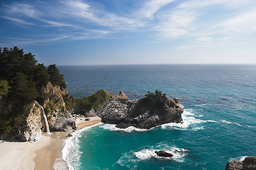
#> input picture Images/river.png, 256 x 170 px, shrunk from 512 x 341 before the run, found by its file name
$ python seam.py
#> lines starting #> are read from the running program, lines starting #| are printed output that depends on the picture
#> in main, img is the input picture: shape (170, 256, 3); mean B, G, R 148.7, 136.8, 113.6

#---------importing the necessary libraries---------------
import sys
import cv2
import numpy as np
import numba
import matplotlib.pyplot as plt
from scipy.ndimage.filters import convolve
from scipy import ndimage as ndi
from numba import jit


"""
def find_energy_of_pixels(img):
    filter_du = np.array([
        [1.0, 2.0, 1.0],
        [0.0, 0.0, 0.0],
        [-1.0, -2.0, -1.0],
    ])
    # This converts it from a 2D filter to a 3D filter, replicating the same
    # filter for each channel: R, G, B
    filter_du = np.stack([filter_du] * 3, axis=2)

    filter_dv = np.array([
        [1.0, 0.0, -1.0],
        [2.0, 0.0, -2.0],
        [1.0, 0.0, -1.0],
    ])
    # This converts it from a 2D filter to a 3D filter, replicating the same
    # filter for each channel: R, G, B
    filter_dv = np.stack([filter_dv] * 3, axis=2)

    img = img.astype('float32')
    convolved = np.absolute(convolve(img, filter_du)) + np.absolute(convolve(img, filter_dv))

    # We sum the energies in the red, green, and blue channels
    energy_map = convolved.sum(axis=2)
    img = energy_map.astype(np.uint8)
    cv2.imshow('energy ap', img)
    return energy_map
"""


#------calculate the energy of all the pixels of the image-----------
def find_energy_of_pixels(im):
    row, col, channel = im.shape
    xgrad = ndi.convolve1d(im, np.array([1, 0, -1]), axis=1, mode='wrap')
    ygrad = ndi.convolve1d(im, np.array([1, 0, -1]), axis=0, mode='wrap')
    #grad_mag = np.absolute(np.sum(xgrad, axis=2) + np.sum(ygrad, axis=2))
    grad_mag = np.sqrt(np.sum(xgrad**2, axis=2) + np.sum(ygrad**2, axis=2))
    img = grad_mag.astype(np.uint8)
    img = cv2.cvtColor(img,cv2.COLOR_GRAY2RGB)
    #cv2.imshow('grad',img)
    #plt.imshow(img)            ## for displaying the energy function
    #plt.show()
    return grad_mag

#------finding the minimum cummulative energy path from top to bottom------------
@numba.jit
def find_minimum_seam(img):
    row, col, channel = img.shape
    energy = find_energy_of_pixels(img)
    CME = np.copy(energy)
    backtrack = np.zeros_like(CME, dtype=int)       # backtrack for getting the seam from top to bottom or left to right
    for i in range(1,row):
        for j in range(0,col):
            if j==0:
                index = np.argmin(CME[i-1,j:j+2])
                backtrack[i,j] = j+index
                min_energy = CME[i,j+index]
            else:
                index = np.argmin(CME[i-1,j-1:j+2])
                backtrack[i,j] = j-1+index
                min_energy = CME[i,j-1+index]
            CME[i,j] += min_energy;
    return CME, backtrack


#------removing a single column pixels from the image with minimum energy-----------
@numba.jit
def remove_single_column(img,image=None):
    row, col, channel = img.shape
    CME, backtrack = find_minimum_seam(img)
    mask = np.ones((row,col), dtype = bool)
    j = np.argmin(CME[-1])
    img = show_seam(img,backtrack,j)
    if(image is not None):
        cv2.imshow(image,img)
    for i in reversed(range(row)):
        mask[i,j] = False
        j = backtrack[i,j]
    mask = np.stack([mask] * 3, axis=2)
    img = img[mask].reshape((row,col-1,3))
    return img

#-----------iterating for removing k columns from the given image---------------
# [12 lines left out: functions remove_columns, remove_single_row, not called in this run]


def show_seam(img,backtrack,j):
    row,col,channel = img.shape
    for i in reversed(range(row)):
        img[i][j][0] = 0
        img[i][j][1] = 0
        img[i][j][2] = 255
        j = backtrack[i,j]
    return img

def show_seam_add(img,seam_index):
    row,col,channel = img.shape
    for i in range(row):
        j = seam_index[i]
        img[i][j][0] = 0
        img[i][j][1] = 0
        img[i][j][2] = 255
    return img

@numba.jit
def add_single_column(img,seam_index):
    row,col,channel = img.shape
    ref_img = np.copy(img)
    output_img = np.zeros((row,col+1,3))
    seam_index.reverse()
    for i in range(row):
        j = seam_index[i]
        for k in range(3):
            if j==0:
                avg_energy = np.average(ref_img[i,j:j+2,k])
                output_img[i,j,k] = ref_img[i,j,k]
                output_img[i,j+1,k] = avg_energy
                output_img[i,j+2:,k] = ref_img[i,j+1:,k]
            else:
                avg_energy = np.average(ref_img[i,j-1:j+1,k])
                output_img[i,:j,k] = ref_img[i,:j,k]
                output_img[i,j,k] = avg_energy
                output_img[i,j+1:,k] = ref_img[i,j:,k]
    output_img = output_img.astype(np.uint8)
    show_seam_add(output_img,seam_index)
    #cv2.imshow('output image',output_img)
    return output_img

def add_columns(img,k):
#> called with k = 30
    ref_img = np.copy(img)
    final_img = np.copy(img)
    row,col,channel = img.shape
#> row = 256; col = 170; channel = 3
    all_seam_indexes = []
    for i in range(k):
        CME, backtrack = find_minimum_seam(ref_img)
        j = np.argmin(CME[-1])
        seam_index = form_seam_index(backtrack,j,row)
        all_seam_indexes.append(seam_index)
        ref_img = remove_single_column(ref_img,'ref_images')
#> this loop made 30 passes
#> pass 1, in find_energy_of_pixels, `ygrad = ndi.convolve1d(im, np.array([1, 0, -1]), axis=0, mode='wrap')`:
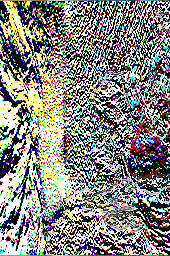
#> ygrad: shape (256, 170, 3); mean of channels 0, 1, 2 129.3, 133.3, 134.6; drawn as B, G, R
#> pass 1, in find_energy_of_pixels, `grad_mag = np.sqrt(np.sum(xgrad**2, axis=2) + np.sum(ygrad**2, axis=2))`:
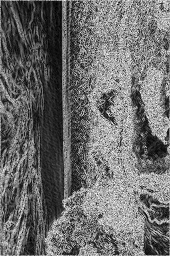
#> grad_mag: shape (256, 170) float64; min 0, max 35.97, mean 15.4; drawn with min black and max white
#> after the loop:
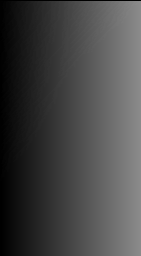
#> backtrack: shape (256, 141) int64; min 0, max 140, mean 69
#> after the loop:
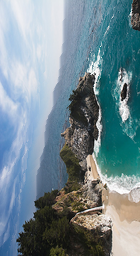
#> ref_img: shape (256, 140, 3); mean of channels 0, 1, 2 145.1, 136.5, 115.2; drawn as B, G, R
#> after the loop, all_seam_indexes = 30 items
    for i in reversed(range(k)):
        seam_index = all_seam_indexes[i]
        img = add_single_column(img,seam_index)
#> this loop made 30 passes
#> pass 1, in add_columns, `img = add_single_column(img,seam_index)`:
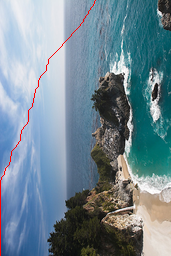
#> img: shape (256, 171, 3); mean of channels 0, 1, 2 147.8, 136, 114.5; drawn as B, G, R
#> after the loop:
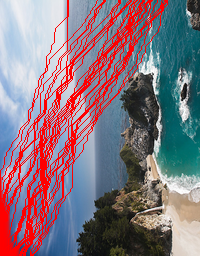
#> img: shape (256, 200, 3); mean of channels 0, 1, 2 126.6, 116.4, 134.6; drawn as B, G, R
    return img

def add_rows(img,k):
    img = np.rot90(img,1,(0,1))
    img = add_columns(img,k)
    img = np.rot90(img,3,(0,1))
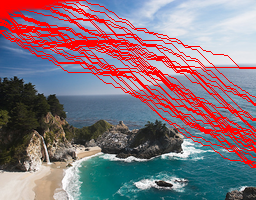
#> img: shape (200, 256, 3); mean of channels 0, 1, 2 126.6, 116.4, 134.6; drawn as B, G, R
    return img


def form_seam_index(backtrack,j,row):
    seam_index = []
    for i in reversed(range(row)):
        seam_index.append(j)
        j = backtrack[i,j]
    return seam_index

def remove_seam_grayscale(im, backtrack):
    row, col = im.shape[:2]
    return im[backtrack].reshape((row, col - 1))


def rotate_image(image, clockwise):
    k = 1 if clockwise else 3
    return np.rot90(image, k)


# [29 lines left out: function object_removal, not called in this run]


#-----------------main function-------------------

def main():
    img = cv2.imread('river.png')
    cv2.imshow('original',img)
    col_img = np.copy(img)
    row_img = np.copy(img)
    col_added = np.copy(img)
    row_added = np.copy(img)
    i=0
    j=0
    col = 30
    row = 50
    """
    while(i<col):
        key = cv2.waitKey(1) & 0xFF
        if key==ord("c"):
            break
        col_img = remove_single_column(col_img,'column image')
        i+=1
    print(col_img.shape)
    """
    """
    while(j<row):
        key = cv2.waitKey(1) & 0xFF
        if key==ord("c"):
            break
        row_img = remove_single_row(row_img,'row image')
        j+=1
    """

    #col_added = add_columns(col_added,50)
    #cv2.imshow('cols added',col_added)
    row_added = add_rows(row_added,30)
    cv2.imshow('rows',row_added)
    #(row_added.shape)

if __name__ == '__main__':
    main()

$ run again, with Images/boat.png copied over Images/river.png
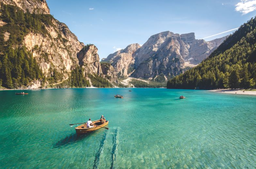
#> input picture Images/boat.png, 256 x 169 px, shrunk from 984 x 648 before the run, found by its file name
#> in main, img is the input picture: shape (169, 256, 3); mean B, G, R 136.3, 143.9, 107.4
#> the loop in add_columns, `for i in range(k):` made 30 passes
#> after the loop in add_columns, `for i in range(k):`:
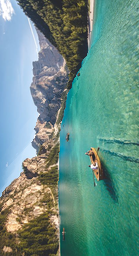
#> ref_img: shape (256, 139, 3); mean of channels 0, 1, 2 134.4, 143.4, 106; drawn as B, G, R
#> after the loop in add_columns, `for i in range(k):`: all_seam_indexes = 30 items
#> in add_rows, `img = np.rot90(img,3,(0,1))`:
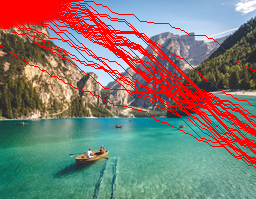
#> img: shape (199, 256, 3); mean of channels 0, 1, 2 115.9, 122.4, 129.5; drawn as B, G, R
